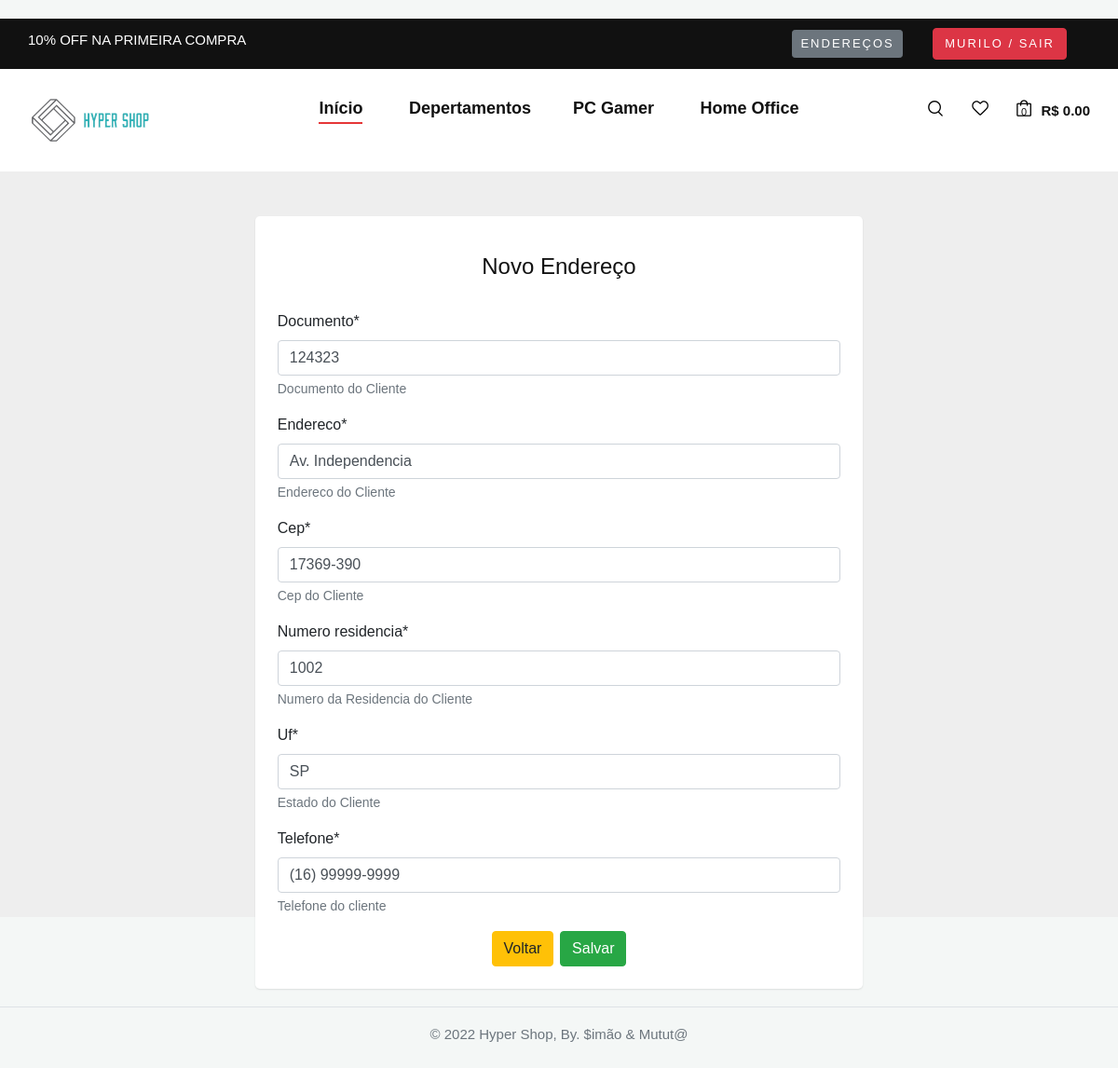
The page /produtos/endereco/1/editar (signed in) on the database its author committed.
### produtos/models.py (models this page shows)
class Cliente (models.Model):
    documento = models.CharField(max_length=20, help_text="Documento do Cliente")
    endereco = models.CharField(max_length=50, help_text="Endereco do Cliente")
    cep = models.CharField(max_length=20, help_text="Cep do Cliente")
    numero_residencia = models.CharField(max_length=20, help_text="Numero da Residencia do Cliente")
    uf = models.CharField(max_length=2, help_text="Estado do Cliente")
    telefone = models.CharField(max_length=15, help_text="Telefone do cliente")
    senha = models.CharField(max_length=16, help_text="Senha do cliente")

### produtos/views.py (the view)
# urls.py: path('endereco/<int:pk>/editar', views.EditEnderecoView.as_view(), name='editar_endereco'),
class EditEnderecoView(LoginRequiredMixin, generic.UpdateView):
    model = Cliente
    fields = ['documento', 'endereco', 'cep', 'numero_residencia', 'uf', 'telefone']
    template_name = 'produtos/cadastro_endereco.html'
    success_url = reverse_lazy('endereco')

### produtos/templates/produtos/cadastro_endereco.html (shortened to what this page needs)
{% extends 'base.html' %}
{% load crispy_forms_tags %}
{% block conteudo %}
<section class="vh-100" style="background-color: #eee;">
    <div class="container py-5 h-50">
        <div class="row d-flex justify-content-center align-items-center h-100">
            <div class="col col-lg-9 col-xl-7">
                <div class="card rounded-3">
                    <div class="card-body p-4">
                        <h4 class="text-center my-3 pb-3">Novo Endereço</h4>
                        <form id="register-form" name="register-form" action="" method="post">
                            {{ form|crispy }}
                            <h4 class="text-center"><a href="{% url 'endereco' %}"><button class="btn btn-warning">Voltar</button></a> <button type="submit" class="btn btn-success">Salvar</button></h4>
                        </form>
                    </div>
                </div>
            </div>
        </div>
    </div>
</section>
{% endblock %}

### produtos/templates/base.html (shortened to what this page needs)
<!doctype html>
<html>
<head>
  {% load static %}
  <link href="https://cdn.jsdelivr.net/npm/bootstrap@5.0.2/dist/css/bootstrap.min.css" rel="stylesheet"
>
  <link rel="stylesheet" href="{% static "/css/bootstrap.min.css" %}" type="text/css">
  <link rel="stylesheet" href="{% static "/css/owl.carousel.min.css" %}" type="text/css">
  <link rel="stylesheet" href="{% static "/css/style.css" %}" type="text/css">
</head>
<body>
  <header class="header">
    <div class="header__top">
      <div class="container">
        <div class="row">
          <div class="col-lg-6 col-md-7">
              <div class="header__top__left">
                  <p>10% OFF NA PRIMEIRA COMPRA</p>
              </div>
          </div>
          <div class="col-lg-6 col-md-5">
              <div class="header__top__right">
                  <div class="header__top__links">
                      {% if user.is_authenticated %}
                      <span class="navbar-item">
                          <a href="{% url 'endereco' %}" class="btn btn-secondary btn-sm">Endereços</a>
                          <a href="{% url 'logout' %}" class="btn btn-danger">{{ user.get_username }}
                              / Sair</a>
                      </span>
                      {% else %}
                      <a href="{% url 'login' %}" class="btn btn-link">Entrar</a>
                      <button type="button" class="btn btn-warning">Registrar-se</button>
                      {% endif %}
                  </div>
              </div>
          </div>
      </div>
      </div>
    </div>
    <div class="container">
      <div class="row">
        <div class="col-lg-3 col-md-3">
          <div class="header__logo">
            <a href="{% url 'produtos' %}"><img src="{% static "/imagens/logo/logo_extenso.png" %}"  alt="" width="50%"></a>
          </div>
        </div>
        <div class="col-lg-6 col-md-6">
          <nav class="header__menu mobile-menu">
            <ul>
              <li class="active"><a href="#">Início</a></li>
              <li><a href="#">Depertamentos</a>
              <li><a href="#">PC Gamer</a></li>
              <li><a href="#">Home Office</a></li>
              </li>
            </ul>
          </nav>
        </div>
        <div class="col-lg-3 col-md-3">
          <div class="header__nav__option">
            <a href="#" class="search-switch"><img src="{% static "/img/icon/search.png" %}" alt=""></a>
            {% if user.is_authenticated %}
            <a href="#"><img src="{% static "/img/icon/heart.png" %}" alt=""></a>
            {% endif %}
            <a href="#"><img src="{% static "/img/icon/cart.png" %}" alt=""> <span>0</span></a>
            <div class="price">R$ 0.00</div>
          </div>
        </div>
      </div>
    </div>
  </header>
  <main>
    {% block conteudo %}
    {% endblock %}
  </main>
  <footer class="py-3 my-4">
    <ul class="nav justify-content-center border-bottom pb-3 mb-3">
      <li class="nav-item"><a href="#" class="nav-link px-2 text-muted">Home</a></li>
      <li class="nav-item"><a href="#" class="nav-link px-2 text-muted">Features</a></li>
      <li class="nav-item"><a href="#" class="nav-link px-2 text-muted">Pricing</a></li>
      <li class="nav-item"><a href="#" class="nav-link px-2 text-muted">FAQs</a></li>
      <li class="nav-item"><a href="#" class="nav-link px-2 text-muted">About</a></li>
    </ul>
    <p class="text-center text-muted">© 2022 Hyper Shop, By. $imão & Mutut@</p>
  </footer>
</body>
</html>

### static/css/style.css (style rules this page uses)
html, body { height: 100%; font-family: "Nunito Sans", sans-serif; -webkit-font-smoothing: antialiased; }
h1, h2, h3, h4, h5, h6 { margin: 0; color: #111111; font-weight: 400; font-family: "Nunito Sans", sans-serif; }
h4 { font-size: 24px; }
p { font-size: 15px; font-family: "Nunito Sans", sans-serif; color: #3d3d3d; font-weight: 400; line-height: 25px; margin: 0 0 15px 0; }
img { max-width: 100%; }
ul, ol { padding: 0; margin: 0; }
.header { background: #ffffff; }
.header__top { background: #111111; padding: 10px 0; }
.header__top__left p { color: #ffffff; margin-bottom: 0; }
.header__top__right { text-align: right; }
.header__top__links { display: inline-block; margin-right: 25px; }
.header__top__links a { color: #ffffff; font-size: 13px; text-transform: uppercase; letter-spacing: 2px; margin-right: 28px; display: inline-block; }
.header__top__links a:last-child { margin-right: 0; }
.header__logo { padding: 30px 0; }
.header__logo a { display: inline-block; }
.header__menu { text-align: center; padding: 26px 0 25px; }
.header__menu ul li { list-style: none; display: inline-block; margin-right: 45px; position: relative; }
.header__menu ul li.active a:after { -webkit-transform: scale(1); -ms-transform: scale(1); transform: scale(1); }
.header__menu ul li:last-child { margin-right: 0; }
.header__menu ul li a { font-size: 18px; color: #111111; display: block; font-weight: 600; position: relative; padding: 3px 0; }
.header__menu ul li a:after { position: absolute; left: 0; bottom: 0; width: 100%; height: 2px; background: #e53637; content: ""; -webkit-transition: all, 0.5s; -o-transition: all, 0.5s; transition: all, 0.5s; -webkit-transform: scale(0); -ms-transform: scale(0); transform: scale(0); }
.header__nav__option { text-align: right; padding: 30px 0; }
.header__nav__option a { display: inline-block; margin-right: 26px; position: relative; }
.header__nav__option a span { color: #0d0d0d; font-size: 11px; position: absolute; left: 5px; top: 8px; }
.header__nav__option .price { font-size: 15px; color: #111111; font-weight: 700; display: inline-block; margin-left: -20px; position: relative; top: 3px; }
@media only screen and (min-width: 1200px) { .container { max-width: 1170px; } }

### produtos/templates/base.html (style rules this page uses)
body { margin-top: 20px; background-color: #f4f7f6; }
.card { background: #fff; margin-bottom: 30px; transition: .5s; border: 0; border-radius: .55rem; position: relative; width: 100%; box-shadow: 0 1px 2px 0 rgba(0, 0, 0, 0.1); }

### rows shown on the page
Cliente: documento "124323", endereco "Av. Independencia", cep "17369-390", numero_residencia "1002", uf "SP", telefone "(16) 99999-9999"

### other values the page prints
{{ user.get_username }} "MURILO"
